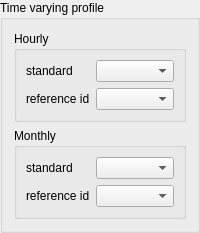
            <widget class="QGroupBox" name="groupBox_rd_tvp_adms">
             <property name="title">
              <string>Time varying profile</string>
             </property>
             <layout class="QFormLayout" name="formLayout_18">
              <item row="2" column="0" colspan="2">
               <widget class="QGroupBox" name="groupBox_rd_tvp_adms_hourly">
                <property name="title">
                 <string>Hourly</string>
                </property>
                <layout class="QFormLayout" name="formLayout_19">
                 <item row="0" column="0">
                  <widget class="QLabel" name="label_rd_tvp_adms_hourly_standard">
                   <property name="text">
                    <string>standard</string>
                   </property>
                  </widget>
                 </item>
                 <item row="0" column="1">
                  <widget class="QgsFieldComboBox" name="fcb_rd_tvp_adms_hourly_standard"/>
                 </item>
                 <item row="1" column="0">
                  <widget class="QLabel" name="label_rd_tvp_adms_hourly_reference">
                   <property name="text">
                    <string>reference id</string>
                   </property>
                  </widget>
                 </item>
                 <item row="1" column="1">
                  <widget class="QgsFieldComboBox" name="fcb_rd_tvp_adms_hourly_reference"/>
                 </item>
                </layout>
               </widget>
              </item>
              <item row="3" column="0" colspan="2">
               <widget class="QGroupBox" name="groupBox_rd_tvp_adms_monthly">
                <property name="title">
                 <string>Monthly</string>
                </property>
                <layout class="QFormLayout" name="formLayout_20">
                 <item row="0" column="0">
                  <widget class="QLabel" name="label_rd_tvp_adms_monthly_standard">
                   <property name="text">
                    <string>standard</string>
                   </property>
                  </widget>
                 </item>
                 <item row="0" column="1">
                  <widget class="QgsFieldComboBox" name="fcb_rd_tvp_adms_monthly_standard"/>
                 </item>
                 <item row="1" column="0">
                  <widget class="QLabel" name="label_rd_tvp_adms_monthly_reference">
                   <property name="text">
                    <string>reference id</string>
                   </property>
                  </widget>
                 </item>
                 <item row="1" column="1">
                  <widget class="QgsFieldComboBox" name="fcb_rd_tvp_adms_monthly_reference"/>
                 </item>
                </layout>
               </widget>
              </item>
             </layout>
            </widget>
